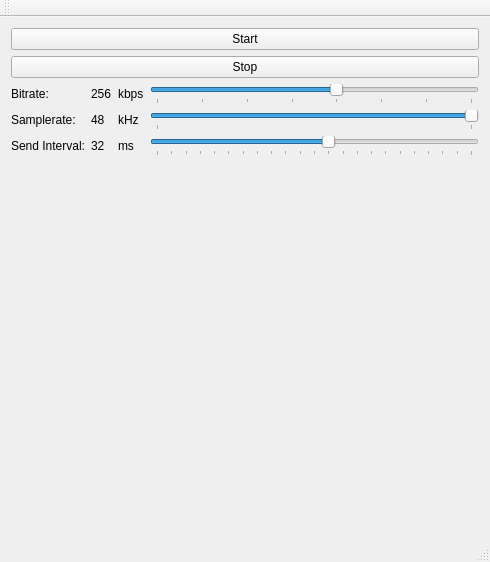
<?xml version="1.0" encoding="UTF-8"?>
<ui version="4.0">
 <class>MainWindow</class>
 <widget class="QMainWindow" name="MainWindow">
  <property name="geometry">
   <rect>
    <x>0</x>
    <y>0</y>
    <width>490</width>
    <height>562</height>
   </rect>
  </property>
  <property name="windowTitle">
   <string>MainWindow</string>
  </property>
  <property name="tabShape">
   <enum>QTabWidget::Rounded</enum>
  </property>
  <widget class="QWidget" name="centralWidget">
   <layout class="QVBoxLayout" name="verticalLayout">
    <item>
     <widget class="QPushButton" name="startButton">
      <property name="text">
       <string>Start</string>
      </property>
     </widget>
    </item>
    <item>
     <widget class="QPushButton" name="stopButton">
      <property name="text">
       <string>Stop</string>
      </property>
     </widget>
    </item>
    <item>
     <layout class="QGridLayout" name="gridLayout">
      <property name="topMargin">
       <number>0</number>
      </property>
      <item row="0" column="1">
       <widget class="QLabel" name="bitrateReadout">
        <property name="text">
         <string>256</string>
        </property>
       </widget>
      </item>
      <item row="0" column="2">
       <widget class="QLabel" name="label_4">
        <property name="text">
         <string>kbps</string>
        </property>
       </widget>
      </item>
      <item row="1" column="2">
       <widget class="QLabel" name="label_5">
        <property name="text">
         <string>kHz</string>
        </property>
       </widget>
      </item>
      <item row="1" column="1">
       <widget class="QLabel" name="samplerateReadout">
        <property name="text">
         <string>48</string>
        </property>
       </widget>
      </item>
      <item row="0" column="3">
       <widget class="QSlider" name="bitrateSlider">
        <property name="maximum">
         <number>7</number>
        </property>
        <property name="sliderPosition">
         <number>4</number>
        </property>
        <property name="orientation">
         <enum>Qt::Horizontal</enum>
        </property>
        <property name="tickPosition">
         <enum>QSlider::TicksBelow</enum>
        </property>
       </widget>
      </item>
      <item row="0" column="0">
       <widget class="QLabel" name="label">
        <property name="text">
         <string>Bitrate:</string>
        </property>
       </widget>
      </item>
      <item row="1" column="3">
       <widget class="QSlider" name="samplerateSlider">
        <property name="minimum">
         <number>0</number>
        </property>
        <property name="maximum">
         <number>1</number>
        </property>
        <property name="singleStep">
         <number>1</number>
        </property>
        <property name="value">
         <number>1</number>
        </property>
        <property name="orientation">
         <enum>Qt::Horizontal</enum>
        </property>
        <property name="tickPosition">
         <enum>QSlider::TicksBelow</enum>
        </property>
        <property name="tickInterval">
         <number>1</number>
        </property>
       </widget>
      </item>
      <item row="1" column="0">
       <widget class="QLabel" name="label_3">
        <property name="text">
         <string>Samplerate:</string>
        </property>
       </widget>
      </item>
      <item row="2" column="0">
       <widget class="QLabel" name="label_6">
        <property name="text">
         <string>Send Interval:</string>
        </property>
       </widget>
      </item>
      <item row="2" column="1">
       <widget class="QLabel" name="sendIntervalReadout">
        <property name="text">
         <string>32</string>
        </property>
       </widget>
      </item>
      <item row="2" column="2">
       <widget class="QLabel" name="label_8">
        <property name="text">
         <string>ms</string>
        </property>
       </widget>
      </item>
      <item row="2" column="3">
       <widget class="QSlider" name="sendIntervalSlider">
        <property name="minimum">
         <number>20</number>
        </property>
        <property name="maximum">
         <number>42</number>
        </property>
        <property name="value">
         <number>32</number>
        </property>
        <property name="orientation">
         <enum>Qt::Horizontal</enum>
        </property>
        <property name="tickPosition">
         <enum>QSlider::TicksBelow</enum>
        </property>
        <property name="tickInterval">
         <number>1</number>
        </property>
       </widget>
      </item>
     </layout>
    </item>
    <item>
     <spacer name="verticalSpacer">
      <property name="orientation">
       <enum>Qt::Vertical</enum>
      </property>
      <property name="sizeHint" stdset="0">
       <size>
        <width>20</width>
        <height>40</height>
       </size>
      </property>
     </spacer>
    </item>
   </layout>
  </widget>
  <widget class="QMenuBar" name="menuBar">
   <property name="geometry">
    <rect>
     <x>0</x>
     <y>0</y>
     <width>490</width>
     <height>21</height>
    </rect>
   </property>
  </widget>
  <widget class="QToolBar" name="mainToolBar">
   <attribute name="toolBarArea">
    <enum>TopToolBarArea</enum>
   </attribute>
   <attribute name="toolBarBreak">
    <bool>false</bool>
   </attribute>
  </widget>
  <widget class="QStatusBar" name="statusBar"/>
 </widget>
 <layoutdefault spacing="6" margin="11"/>
 <resources/>
 <connections/>
</ui>
